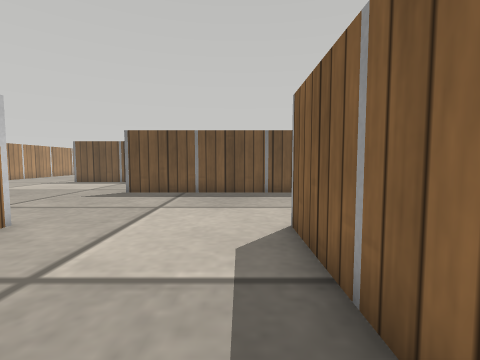
[1] (above)

21 first-person views from a walk through a Webots world. The camera is 0.14 m above the floor, tilts 4° down and sees 85° across. The floor is counted in squares, 0.1 m on a side. Each view is taken from the middle of a square. On the plan, view 1 faces up. The plan holds only what a view shows up to about 13 squares ahead; the rest is blank. The place goes on beyond the plan. Robots are left out. Webots' stock objects and surfaces are drawn as simple stand-ins.

[2]
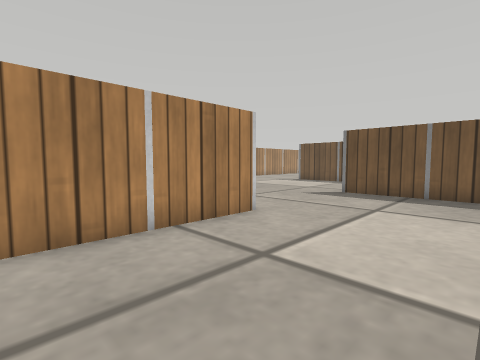

[3]
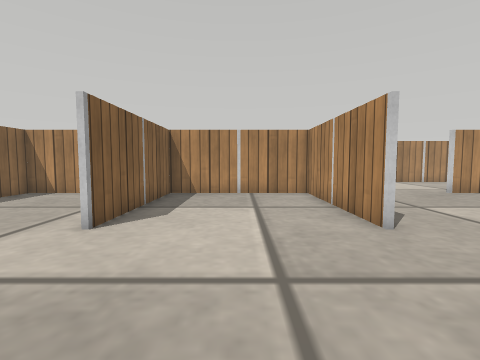

[4]
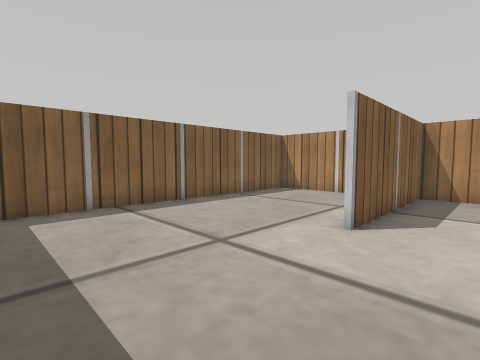

[5]
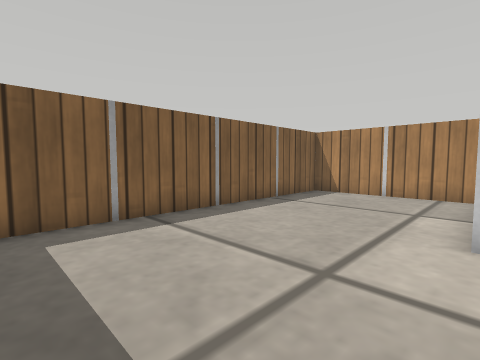

[6]
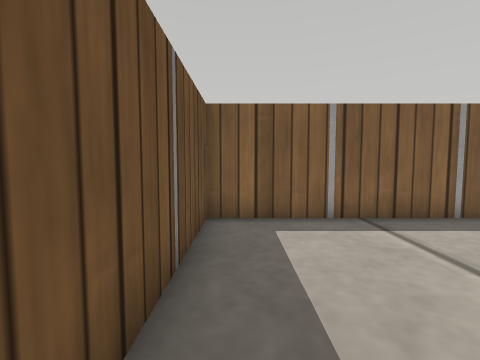

[7]
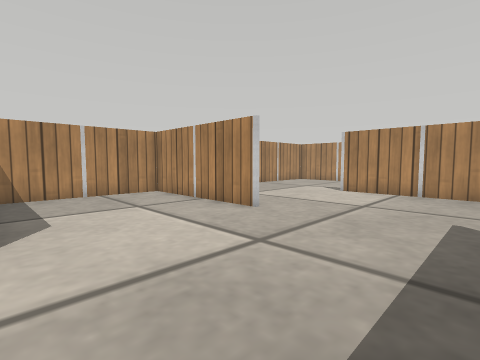

[8]
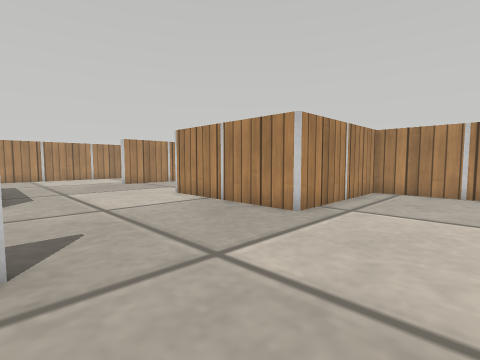

[9]
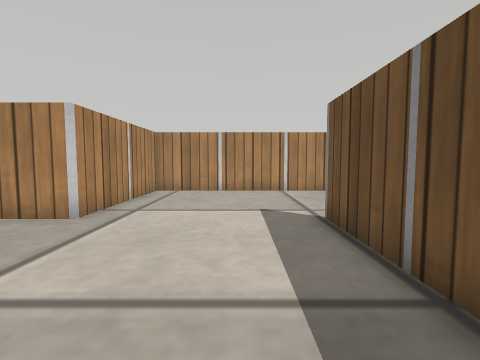

[10]
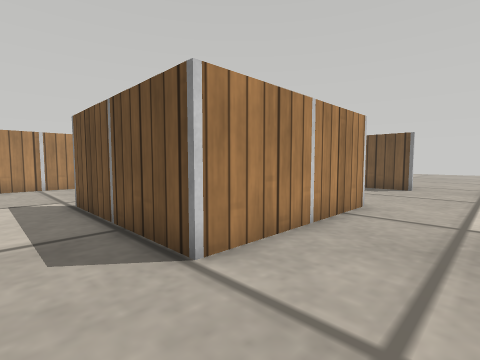

[11]
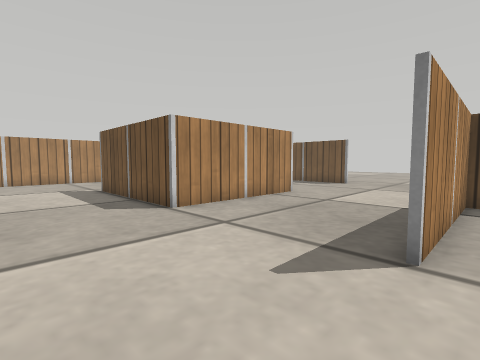

[12]
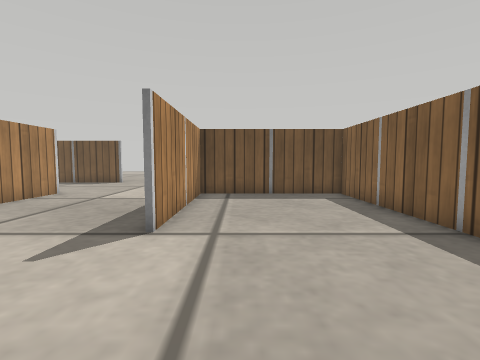

[13]
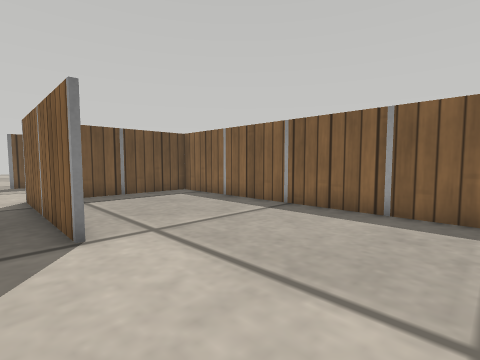

[14]
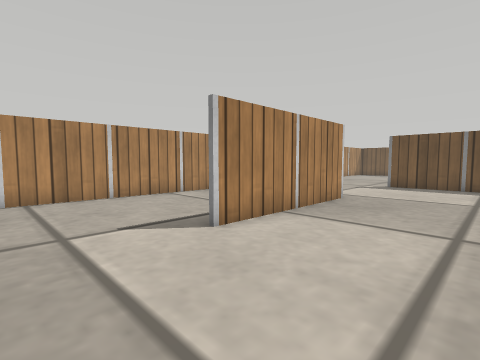

[15]
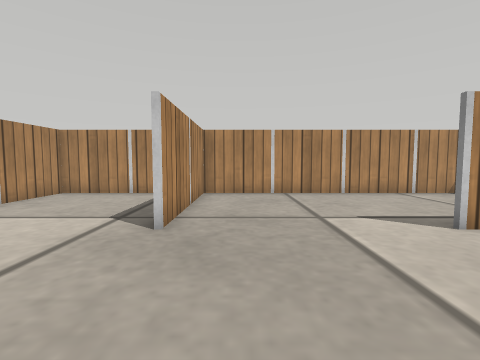

[16]
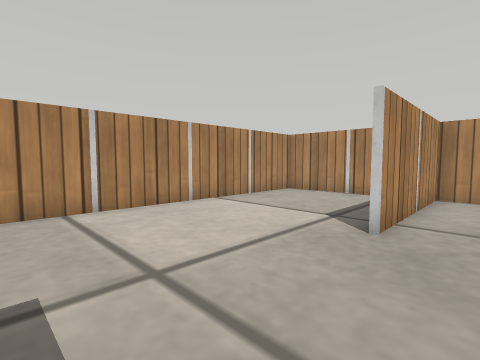

[17]
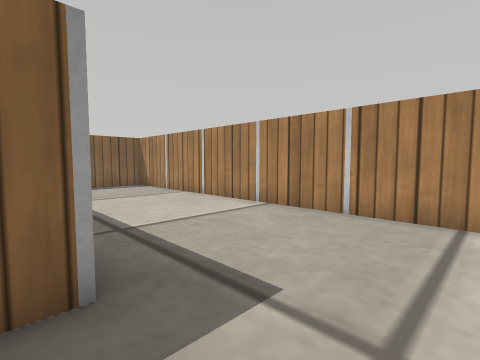

[18]
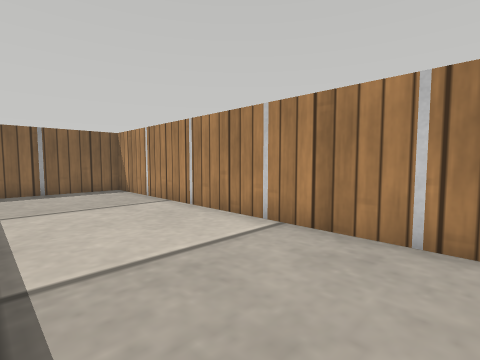

[19]
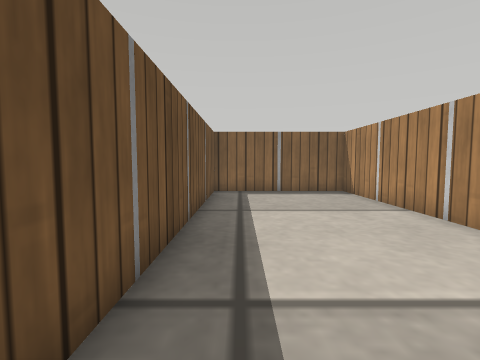

[20]
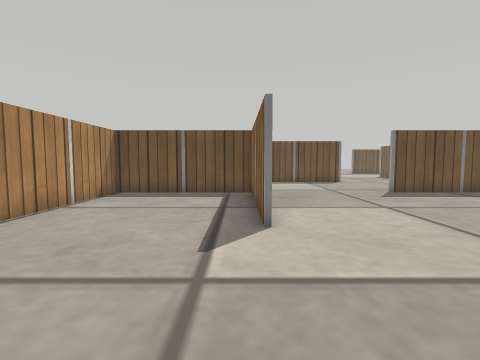

[21]
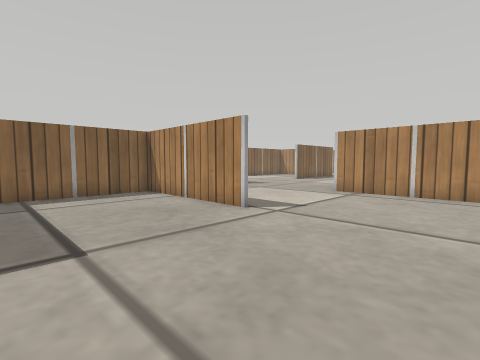

### Floor plan
Ten units are one square. View 1 is at (0, 0); x grows to the right and y downward. Boxes are objects, and circles mark ways between rooms. Rooms are numbered by the first view taken in them; rooms with no view inside come last. Other rooms are left out.
<svg viewBox="-181 -250 261 324">
<path fill="none" stroke="#000" d="M-50 -58 -50 6 11 6M14 -118 -53 -118M11 9 11 -58M-115 -183 -52 -183 -52 -236M-50 -245 -50 -181 -115 -181M11 -180 11 -245M-176 -203 -176 -121M-176 -120 -113 -120M74 -133 74 -244 13 -244 13 -181M-115 -55 -115 -114M-114 -118 -176 -118M-113 -120 -113 -55M-52 9 -52 0M-176 -121 -176 6 -113 6M-176 27 -176 69 74 69 74 9M75 8 -38 8M15 6 75 6M74 9 74 -118 14 -118"/>
<circle cx="-50" cy="-85" r="3" fill="#2a7"/>
<circle cx="10" cy="-85" r="3" fill="#2a7"/>
<circle cx="10" cy="-155" r="3" fill="#2a7"/>
<circle cx="-80" cy="-120" r="3" fill="#2a7"/>
<circle cx="-85" cy="10" r="3" fill="#2a7"/>
<text x="-20" y="-60">1</text>
<text x="-80" y="-190">2</text>
<text x="40" y="-180">3</text>
<text x="-110" y="-50">4</text>
<text x="-60" y="40">5</text>
<text x="40" y="-60">6</text>
</svg>
Room 1 opens to room 4. Room 1 opens to room 6. Room 2 opens to room 3. Room 2 opens to room 4. Room 4 opens to room 5.

Where each view was taken, in squares from view 1:
view 1: 0 up, 0 right, facing up
view 2: 0 up, 0 right, facing up-left
view 3: 11 up, 2 left, facing down
view 4: 11 up, 1 left, facing down-right
view 5: 11 up, 1 right, facing down-right
view 6: 11 up, 1 right, facing right
view 7: 11 up, 1 right, facing down-left
view 8: 16 up, 5 left, facing down-left
view 9: 16 up, 5 left, facing left
view 10: 16 up, 2 left, facing up-left
view 11: 14 up, 2 right, facing up-left
view 12: 13 up, 3 right, facing up
view 13: 13 up, 0 right, facing up-right
view 14: 2 up, 7 left, facing up-left
view 15: 1 up, 6 left, facing left
view 16: 1 up, 6 left, facing down-left
view 17: 0 up, 8 left, facing down-right
view 18: 2 down, 6 left, facing down-right
view 19: 2 down, 5 left, facing right
view 20: 0 up, 12 left, facing up
view 21: 24 up, 17 left, facing down-right
